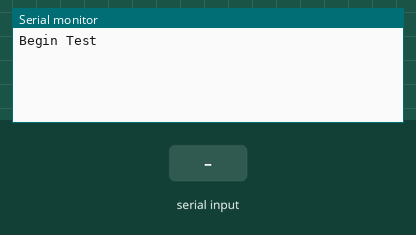
Simulated run of this sketch. Board: Arduino Mega 2560, built with avr-gcc and run on an emulated ATmega2560. Shown: the last lines printed to the serial monitor. The inputs (shaded band) are chosen by the test bench. The modem accepts every AT command (registered, SIM ready, sends succeed) and sends nothing else.

Above: at 2.2 s.
2.3 s: "1" received over Serial
At 2.81 s:
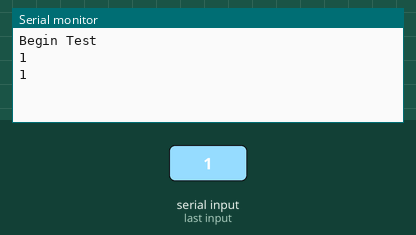
4.5 s: "1" received over the second serial link
At 5.7 s:
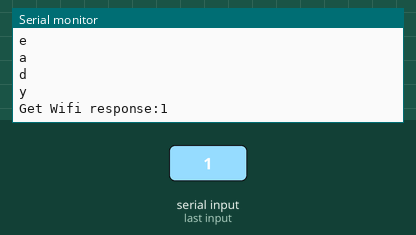
6.0 s: "0" received over Serial
At 7.31 s:
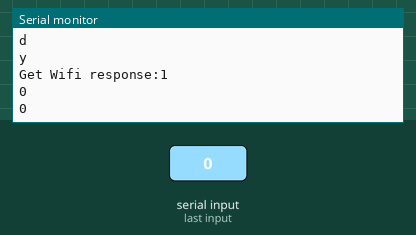
7.5 s: "0" received over the second serial link
At 8.1 s:
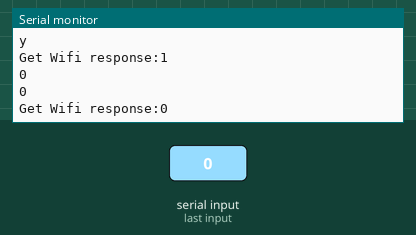

Measured:
- after the input at 2.3 s, the serial monitor: prints a new line after 0.20 s (image 1)
- after the input at 4.5 s, the serial monitor: prints a new line at once (image 2)
- after the input at 6.0 s, the serial monitor: prints a new line after 1.0 s (image 3)
- after the input at 7.5 s, the serial monitor: prints a new line at once (image 4)

The sketch:

ESPWifiAT.ino
```cpp
char c;
String data;
void setup() {
  // put your setup code here, to run once:
  Serial.begin(115200);
  Serial1.begin(115200);
  delay(1000);
  Serial.println("Begin Test");
  Serial1.println("AT+RST");
}

void loop() {
  // put your main code here, to run repeatedly:
  if (Serial.available()) {
    data = "";
    while (Serial.available()) {
      c = Serial.read();
      Serial.println(c);
      data += c;
    }
    Serial.println(data);
    Serial1.println(data);
  }
  delay(500);
  if (Serial1.available()) {
    data = "";
    Serial.print("Get Wifi response:");
    while (Serial1.available()) {
      c = Serial1.read();
      Serial.println(c);
    }
    Serial.println();
  }
  delay(1000);
}
```
